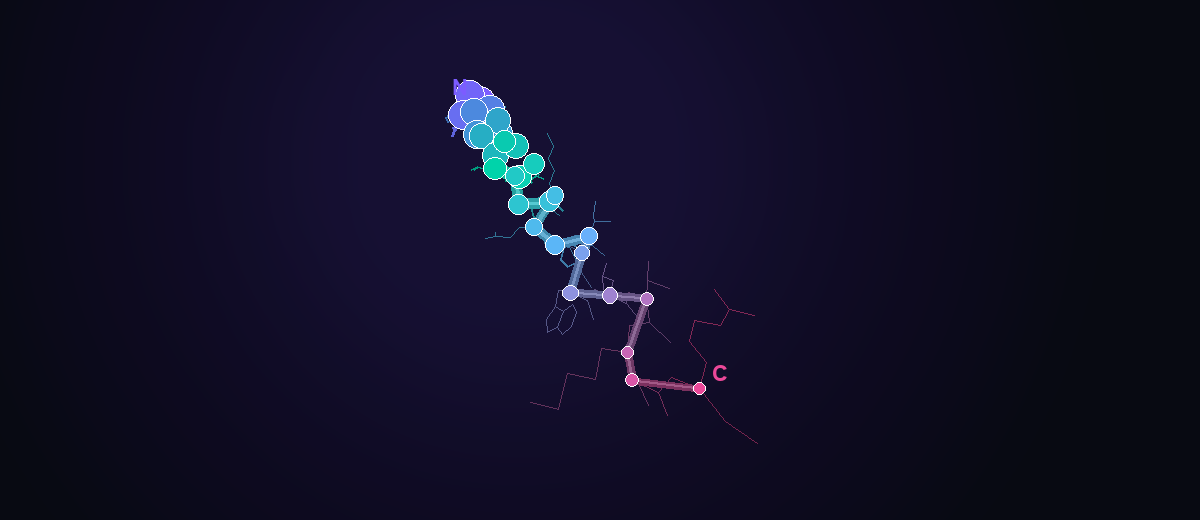
#> input picture docs/assets/glp1_boltz_render.png, 1200 x 520 px
$ python -i compose_documentary_30s.py   (imports and definitions only)
#> lines starting #> are read from the running program, lines starting #| are printed output that depends on the picture
#> further down, picture is the input picture: PIL image 1200x520 RGB; mean R, G, B 16.3, 14.6, 37.5
#!/usr/bin/env python3
"""
30-second documentary-style short — measured, specific, no hype rhetoric.

Visual grammar (documentary / video essay):
  - Quiet opens, long enough holds to read
  - One idea per beat
  - Real assets only (Boltz CIF spin, official Omnigent UI, real metrics)
  - Lower-thirds as captions, not shouts
  - No "not X, it's Y" framing; no scoreboard gimmicks

Audio: George (storyteller), slower delivery, loudnorm broadcast.
"""

from __future__ import annotations

import json
import shutil
import subprocess
import sys
import time
import urllib.request
from pathlib import Path
from typing import List, Tuple

from PIL import Image, ImageDraw, ImageFilter, ImageFont, ImageOps

ROOT = Path(__file__).resolve().parents[1]
OUT = ROOT / "outputs" / "documentary-30s"
FRAMES = OUT / "frames"
VO = ROOT / "outputs" / "vo_documentary"
UI = ROOT / "docs" / "assets" / "omnigent-ui"
PREMIUM = ROOT / "outputs" / "glp1_premium"
W, H, FPS = 1920, 1080, 24

# Restrained palette
BG = (12, 14, 20)
WHITE = (242, 242, 245)
MUTED = (150, 155, 170)
INK = (230, 230, 235)
LINE = (80, 85, 100)
ACCENT = (180, 160, 220)  # soft violet, not neon scream
TEAL = (120, 180, 170)

SEQ = "HAEGTFTSDVSSYLEGQAAKEFIAWLVKGR"
CONF, PLDDT = 0.83, 0.90


def font(size: int, bold: bool = False):
    paths = (
        [
            "/System/Library/Fonts/Supplemental/Georgia Bold.ttf",
            "/System/Library/Fonts/Supplemental/Times New Roman Bold.ttf",
        ]
        if bold
        else [
            "/System/Library/Fonts/Supplemental/Georgia.ttf",
            "/System/Library/Fonts/Supplemental/Times New Roman.ttf",
            "/System/Library/Fonts/Supplemental/Arial.ttf",
        ]
    )
    paths += ["/System/Library/Fonts/Helvetica.ttc"]
    for p in paths:
        if Path(p).exists():
            try:
                return ImageFont.truetype(p, size=size)
            except OSError:
                continue
    return ImageFont.load_default()


# [16 lines left out: function ffprobe_dur, not called in this run]


def canvas(color=BG) -> Image.Image:
    return Image.new("RGB", (W, H), color)


# [7 lines left out: function soft_field, not called in this run]


def fit_cover(im: Image.Image, tw: int, th: int) -> Image.Image:
#> called with tw = 1920, th = 1080
    return ImageOps.fit(im.convert("RGB"), (tw, th), method=Image.Resampling.LANCZOS)
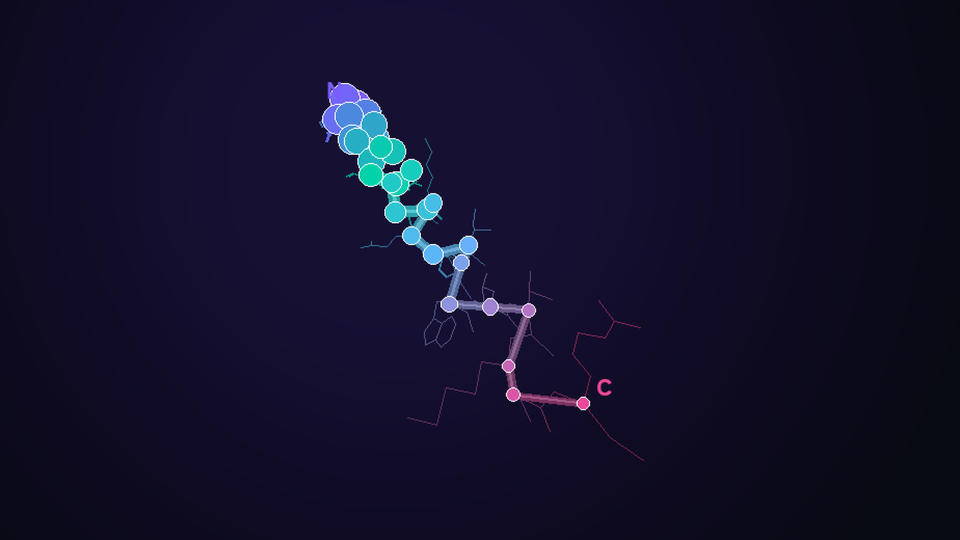
#> returned value: PIL image 1920x1080 RGB (shown at 1/2 size); mean R, G, B 18.3, 15.9, 42.2


# [6 lines left out: function fit_contain, not called in this run]


def caption(img: Image.Image, text: str, small: str = "") -> Image.Image:
    """Thin documentary caption bar."""
    out = img.copy()
    d = ImageDraw.Draw(out)
    d.rectangle([0, H - 88, W, H], fill=(8, 9, 12))
    d.line([48, H - 88, 48, H], fill=ACCENT, width=3)
    d.text((64, H - 50), text, fill=WHITE, font=font(22), anchor="lm")
    if small:
        d.text((W - 48, H - 50), small, fill=MUTED, font=font(16), anchor="rm")
    return out


# [97 lines left out: functions scene_open, scene_sequence, scene_omnigent, scene_yaml_quiet, scene_metrics, not called in this run]


def scene_fold(frame: Image.Image) -> Image.Image:
    base = fit_cover(frame, W, H)
    # slight vignette
    vig = Image.new("RGB", (W, H), (0, 0, 0))
#> vig: PIL image 1920x1080 RGB; every value is 0
    mask = Image.new("L", (W, H), 0)
#> mask: PIL image 1920x1080 L; every value is 0
    md = ImageDraw.Draw(mask)
    md.ellipse([-200, -200, W + 200, H + 200], fill=255)
    mask = mask.filter(ImageFilter.GaussianBlur(80))
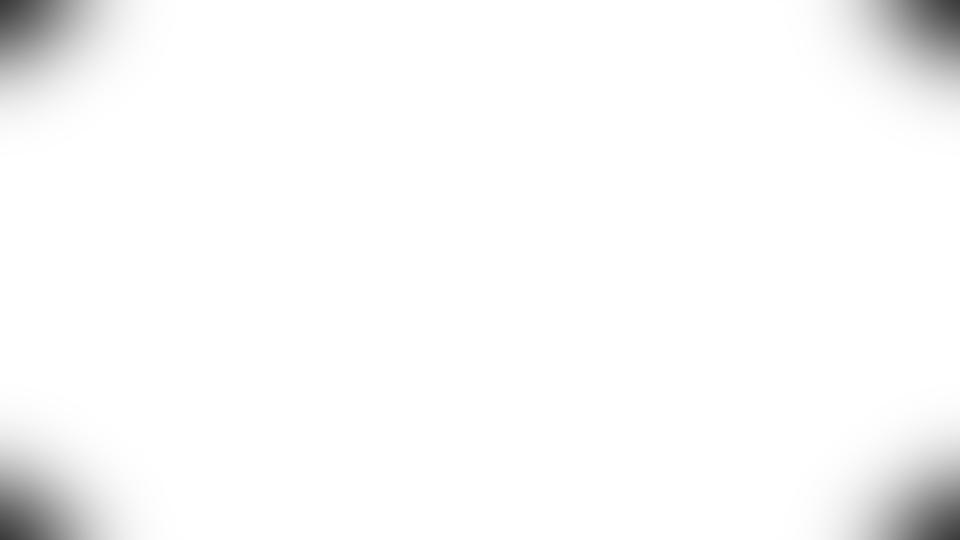
#> mask: PIL image 1920x1080 L (shown at 1/2 size); min 57, max 255, mean 249.1
    base = Image.composite(base, Image.blend(base, vig, 0.35), mask)
    return caption(base, "GLP-1 fold  ·  Boltz  ·  N→C", "Protein Lab")
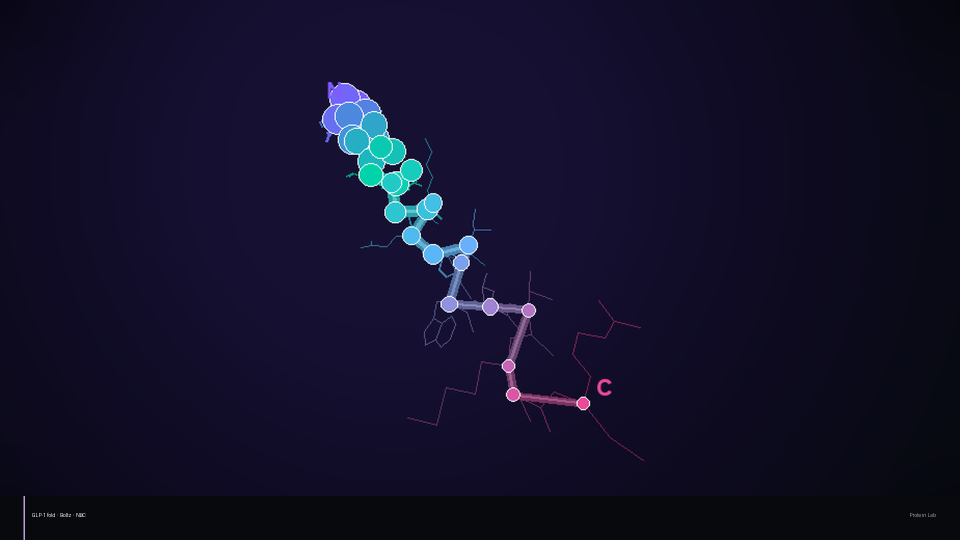
#> returned value: PIL image 1920x1080 RGB (shown at 1/2 size); mean R, G, B 17.9, 15.8, 40.6


# [7 lines left out: function scene_close, not called in this run]


def hold(img: Image.Image, sec: float) -> List[Image.Image]:
    n = max(1, int(round(sec * FPS)))
    return [img.copy() for _ in range(n)]


# [280 lines left out: functions ease_hold, spin, ensure_vo, concat_audio, main, not called in this run]


# [2 lines not run here, left out]

>>> from PIL import Image
>>> picture = Image.open('../docs/assets/glp1_boltz_render.png')
>>> result = scene_fold(picture)
